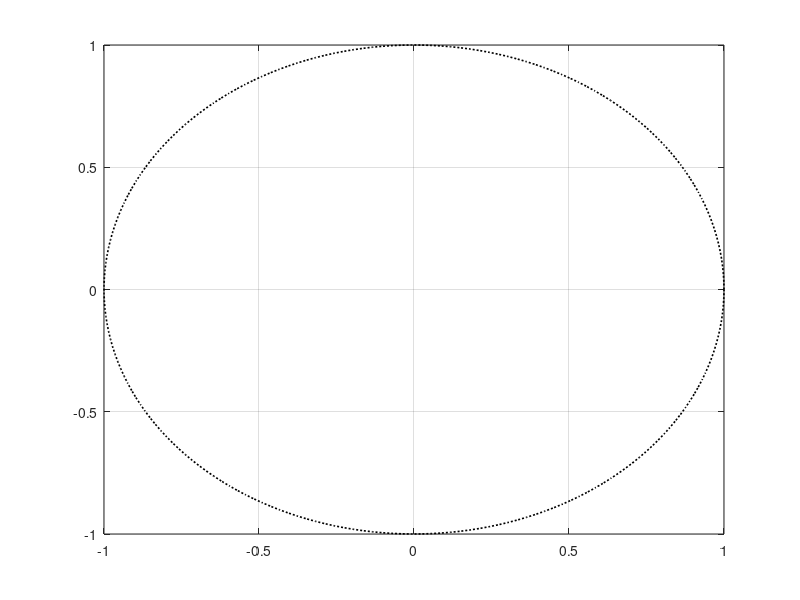

Recreate this plot in MATLAB. (Note: this script raises an error after producing the figure.)
%% Assignment 3 - Question 1: State Feedback & State Estimator Design
clear; clc; close all;

%% 1. System Definition (Question 1a & 1b)
Ts = 0.01;          % Sampling period [s]
A = 1;              % Discrete state matrix [-]
B = Ts;             % Discrete input matrix [s]
C = -1;             % Measurement matrix (sensor measures -x > 0) [-]
D = 0;              % Direct feedthrough matrix [s]

%% 2. Controller & Estimator Design via Pole Placement (Question 1c & 1d)
% Selected controller pole and gain K
p_c_design = 0.98;                      % Desired closed-loop controller pole [-]
K_design = place(A, B, p_c_design);     % K = (1 - p_c) / Ts = 2.0 [1/s]

% Selected estimator pole (5x faster in continuous time) and gain L
p_c_cont = log(p_c_design) / Ts;        % Equivalent continuous pole [1/s]
p_e_cont = 5 * p_c_cont;                % 5x faster estimator pole [1/s]
p_e_design = exp(p_e_cont * Ts);        % Discrete estimator pole (~0.90) [-]
L_design = place(A', C', p_e_design)';  % Prediction estimator gain L = p_e - 1 = -0.10 [-]

fprintf('=== ASSIGNMENT 3 - QUESTION 1 DESIGN RESULTS ===\n');
fprintf('Controller pole p_c : %.4f [-]  --> Gain K = %.4f [1/s]\n', p_c_design, K_design);
fprintf('Estimator pole p_e  : %.4f [-]  --> Gain L = %.4f [-]\n\n', p_e_design, L_design);

%% 3. Pole-Zero Map & Step Response for Varying K (Question 1c)
K_vals = [0.5, 2.0, 20, 100, 150];      % Varying K values [1/s]
line_styles = {'-', '--', ':', '-.', '-'};
markers = {'o', 's', '^', 'd', 'x'};

% Figure 1: Pole-Zero Map 
figure('Units', 'centimeters', 'Position', [5 5 12 11]);
hold on; grid on; box on;

% Draw unit circle
theta = linspace(0, 2*pi, 200);
plot(cos(theta), sin(theta), 'k:', 'LineWidth', 1.2, 'DisplayName', 'Unit circle');
xline(0, 'k-', 'LineWidth', 0.5, 'HandleVisibility', 'off');
yline(0, 'k-', 'LineWidth', 0.5, 'HandleVisibility', 'off');

% Plot pole migration for varying K
for i = 1:length(K_vals)
    Ki = K_vals(i);
    pi_val = 1 - Ts * Ki;
    lbl = sprintf('K = %.1f s^{-1} (p_c = %.2f)', Ki, pi_val);
    plot(pi_val, 0, 'Color', 'k', 'LineStyle', 'none', 'Marker', markers{i}, ...
         'MarkerSize', 10, 'LineWidth', 1.5, 'DisplayName', lbl);
end

% Add arrow showing direction of increasing K
annotation('textarrow', [0.78 0.35], [0.56 0.56], 'String', 'Increasing K', 'FontSize', 20);

xlim([-1.2 1.2]); ylim([-1.1 1.1]); axis equal;
xlabel('Real axis (Re)', 'FontSize', 30);
ylabel('Imaginary axis (Im)', 'FontSize', 30);
title('Closed-loop pole migration in z-plane', 'FontSize', 30, 'FontWeight', 'bold');
legend('Location', 'Southwest', 'FontSize', 20);

% Figure 2: Closed-Loop Step Responses for Varying K (Optimized B&W Visibility)
Ts = 0.01;
A = 1; B = Ts; C = -1; D = 0;

t = 0:Ts:2.5;
x0 = -0.25;                     % Initial cart position: 25 cm from wall [m]
y_ref = 0.15 * ones(size(t));   % Desired distance to wall: 15 cm [m]
x_ref = -y_ref;                 % Corresponding state reference x_ref = -0.15 [m]

K_vals = [0.5, 2.0, 20, 100, 150];

% Distinct line styles, thicknesses, and markers for B&W print clarity
line_styles = {'-', '--', '-.', '-', '-'};
line_widths = [1.8, 2.2, 1.8, 1.3, 1.2]; % Extra thick for K=2.0 (selected design)
markers     = {'none', 'none', 'none', 'o', 'x'};
marker_step = [1, 1, 1, 12, 10];         % Spacing between markers

figure('Units', 'centimeters', 'Position', [5 5 16 11]);
ax_main = axes;
hold(ax_main, 'on'); grid(ax_main, 'on'); box(ax_main, 'on');

% Plot reference line (thin dotted black)
plot(ax_main, t, y_ref, 'k:', 'LineWidth', 3, 'DisplayName', 'Reference y_{ref} [m]');

for i = 1:length(K_vals)
    Ki = K_vals(i);
    pi_val = 1 - Ts * Ki;
    
    sys_cl = ss(A - B*Ki, B*Ki, C, D, Ts);
    [y_sim, ~] = lsim(sys_cl, x_ref, t, x0);
    
    lbl = sprintf('K = %.1f s^{-1} (p_c = %.2f)', Ki, pi_val);
    
    if strcmp(markers{i}, 'none')
        plot(ax_main, t, y_sim, 'Color', 'k', 'LineStyle', line_styles{i}, ...
             'LineWidth', line_widths(i), 'DisplayName', lbl);
    else
        plot(ax_main, t, y_sim, 'Color', 'k', 'LineStyle', line_styles{i}, ...
             'LineWidth', line_widths(i), 'Marker', markers{i}, ...
             'MarkerSize', 10, 'MarkerIndices', 1:marker_step(i):length(t), ...
             'DisplayName', lbl);
    end
end

xlim(ax_main, [0 2.5]); ylim(ax_main, [0.08 0.27]);
xlabel(ax_main, 'Time [s]', 'FontSize', 30);
ylabel(ax_main, 'Measured distance y[k] [m]', 'FontSize', 30);
title(ax_main, 'Closed-loop step response for varying K', 'FontSize', 30, 'FontWeight', 'bold');
legend(ax_main, 'Location', 'Southeast', 'FontSize', 20);

% --- Optional: Zoomed Inset for Fast Transients (t = 0 to 0.15 s) ---
ax_inset = axes('Position', [0.65 0.65 0.24 0.24]);
hold(ax_inset, 'on'); grid(ax_inset, 'on'); box(ax_inset, 'on');
plot(ax_inset, t, y_ref, 'k:', 'LineWidth', 1.2);

for i = 3:5 % Plot K = 20, 100 (deadbeat), and 150 (oscillatory)
    Ki = K_vals(i);
    sys_cl = ss(A - B*Ki, B*Ki, C, D, Ts);
    [y_sim, ~] = lsim(sys_cl, x_ref, t, x0);
    
    if strcmp(markers{i}, 'none')
        plot(ax_inset, t, y_sim, 'Color', 'k', 'LineStyle', line_styles{i}, 'LineWidth', line_widths(i));
    else
        plot(ax_inset, t, y_sim, 'Color', 'k', 'LineStyle', line_styles{i}, ...
             'LineWidth', line_widths(i), 'Marker', markers{i}, 'MarkerSize', 7);
    end
end
xlim(ax_inset, [0 0.15]); ylim(ax_inset, [0.09 0.26]);
title(ax_inset, 'Zoom: t \in [0, 0.15] s', 'FontSize', 20);
set(ax_inset, 'FontSize', 20);
